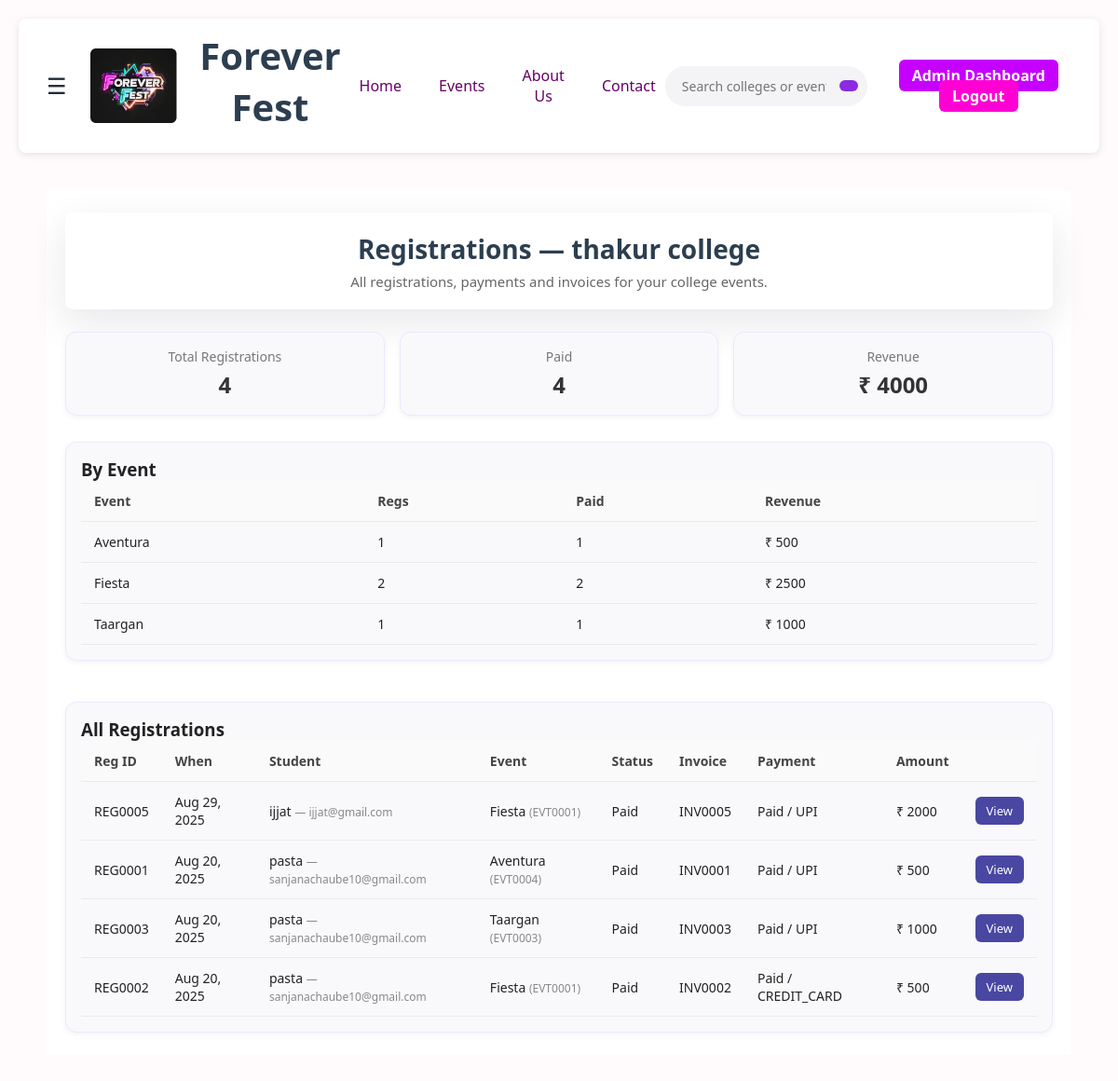
The page /registrations/admin/registrations/ (signed in) on the database its author committed.
### colleges/models.py (models this page shows, shortened)
class College(models.Model):
    college_id  = models.CharField(max_length=20, primary_key=True, unique=True, default=generate_college_id)
    name        = models.CharField(max_length=100, unique=True)
    contact_no  = models.CharField(max_length=15, blank=True, null=True)
    email       = models.EmailField(max_length=120, blank=True, null=True)
    location    = models.CharField(max_length=120, blank=True, null=True)
    owner_admin = models.OneToOneField(
    AdminProfile, on_delete=models.CASCADE, related_name='college',
    null=True, blank=True
    )
    logo  = models.ImageField(upload_to="college_logos/",blank=True,null=True)
    created_at = models.DateTimeField(auto_now_add=True)

### events/models.py (models this page shows, shortened)
class Event(models.Model):
    image_url = models.CharField(max_length=255, blank=True)
    event_id = models.CharField(primary_key=True, max_length=20, default=generate_event_id)
    college = models.ForeignKey(College,to_field="college_id", db_column="college_id",on_delete=models.CASCADE, related_name="events",)
    title = models.CharField(max_length=80)
    description = models.TextField(blank=True)
    date_time = models.DateTimeField(null=True, blank=True)
    location = models.CharField(max_length=120, blank=True)
    created_by = models.ForeignKey(AdminProfile,to_field="admin_id",db_column="created_by",on_delete=models.SET_NULL,null=True,blank=True,related_name="created_events",)
    class Meta:
        db_table = "events"

### accounts/models.py (models this page shows, shortened)
class UserProfile(models.Model):
    user_id = models.CharField(primary_key=True, max_length=20, default=generate_user_id, editable=False)
    username = models.CharField(max_length=25)
    email = models.EmailField(max_length=25, unique=True)
    password = models.CharField(max_length=128)
    profile_info = models.CharField(max_length=50, blank=True, null=True)
    preferences = models.CharField(max_length=20, blank=True, null=True)

### registrations/models.py (models this page shows, shortened)
class Registration(models.Model):
    registration_id = models.CharField(primary_key=True, max_length=20, default=generate_registration_id)
    user = models.ForeignKey(UserProfile, on_delete=models.CASCADE, related_name="registrations")
    event = models.ForeignKey(Event, to_field="event_id", db_column="event_id",on_delete=models.CASCADE, related_name="registrations")
    payment_status = models.CharField(max_length=30, blank=True)
    registration_date = models.DateField(auto_now_add=True)
    class Meta:
        db_table = "registrations"

class Invoice(models.Model):
    invoice_id = models.CharField(primary_key=True, max_length=20, default=generate_invoice_id)
    registration = models.OneToOneField(Registration, on_delete=models.CASCADE, related_name="invoice")
    issued_date = models.DateField(auto_now_add=True)
    details = models.TextField(blank=True)
    class Meta:
        db_table = "invoices"

class Payment(models.Model):
    payment_id = models.CharField(primary_key=True, max_length=20, default=generate_payment_id)
    invoice = models.OneToOneField(Invoice, on_delete=models.CASCADE, related_name="payment")
    amount = models.DecimalField(max_digits=12, decimal_places=2, default=0)
    status = models.CharField(max_length=30, blank=True)
    gateway = models.CharField(max_length=30, blank=True)
    paid_at = models.DateTimeField(null=True, blank=True)
    class Meta:
        db_table = "payments"

### registrations/views.py (the view)
# urls.py: path("admin/registrations/", views.admin_registrations_overview, name="admin_registrations_overview"),
def admin_registrations_overview(request):
    admin = _current_admin(request)
    if not admin:
        messages.error(request, "Please log in as admin.")
        return redirect("admin_login")
    college = getattr(admin, "college", None) or getattr(admin, "linked_college", None)
    if not college:
        messages.info(request, "No college is linked to your admin account yet.")
        return render(request, "registrations/admin_registrations.html", {
            "college": None, "rows": [], "stats": {}, "by_event": [],
        })
    base_qs = (
        Registration.objects
        .filter(event__college=college)
        .select_related("user", "event", "invoice", "invoice__payment")
        .order_by("-registration_date", "-event__date_time")
    )
    total_regs = base_qs.count()
    paid_regs  = base_qs.filter(payment_status__iexact="paid").count()
    pay_qs = Payment.objects.filter(invoice__registration__event__college=college)
    total_revenue = (
        pay_qs.filter(status__iexact="paid")
              .aggregate(total=Coalesce(
                  Sum("amount"),
                  Value(Decimal("0.00")),
                  output_field=DecimalField(max_digits=12, decimal_places=2),
              ))["total"]
    )
    stats = {
        "total_regs": total_regs,
        "paid_regs": paid_regs,
        "total_revenue": total_revenue,
    }
    by_event = (
        base_qs.values("event__title")
               .annotate(
                   regs=Count("registration_id"),
                   paid=Count("registration_id",
                              filter=Q(payment_status__iexact="paid")),
                   revenue=Coalesce(
                       Sum(
                           "invoice__payment__amount",
                           filter=Q(invoice__payment__status__iexact="paid")
                       ),
                       Value(Decimal("0.00")),
                       output_field=DecimalField(max_digits=12, decimal_places=2),
                   ),
               )
               .order_by("event__title")
    )
    rows = []
    for r in base_qs:
        pay = getattr(getattr(r, "invoice", None), "payment", None)
        rows.append({
            "reg_id": r.registration_id,
            "date": r.registration_date,
            "user": r.user,                      # .username / .email in template
            "event_id": r.event.event_id,
            "event_title": r.event.title,
            "event_when": r.event.date_time,
            "status": r.payment_status,
            "invoice_id": getattr(getattr(r, "invoice", None), "invoice_id", None),
            "pay_status": getattr(pay, "status", ""),
            "gateway": getattr(pay, "gateway", ""),
            "amount": getattr(pay, "amount", Decimal("0.00")),
        })
    return render(request, "registrations/admin_registrations.html", {
        "college": college,
        "rows": rows,
        "stats": stats,
        "by_event": by_event,
    })

### registrations/views.py (called while the page is built)
def _current_admin(request):
    aid = request.session.get("admin_id")
    if not aid:
        return None
    try:
        return AdminProfile.objects.select_related("college").get(admin_id=aid)
    except AdminProfile.DoesNotExist:
        return None

### registrations/templates/registrations/admin_registrations.html (shortened to what this page needs)
{% extends "accounts/base.html" %}
{% load static %}
{% block content %}
<link rel="stylesheet" href="{% static 'css/registrations.css' %}">
<div class="reg-wrap">
  <header class="reg-header">
    <h1 class="reg-title">Registrations — {{ college.name }}</h1>
    <p class="reg-sub">All registrations, payments and invoices for your college events.</p>
  </header>
  <div class="reg-grid">
    <div class="reg-card reg-metric">
      <div class="metric-label">Total Registrations</div>
      <div class="metric-value">{{ stats.total_regs|default:0 }}</div>
    </div>
    <div class="reg-card reg-metric">
      <div class="metric-label">Paid</div>
      <div class="metric-value">{{ stats.paid_regs|default:0 }}</div>
    </div>
    <div class="reg-card reg-metric">
      <div class="metric-label">Revenue</div>
      <div class="metric-value">₹ {{ stats.total_revenue|default:0|floatformat:0 }}</div>
    </div>
  </div>
  {% if by_event %}
  <div class="reg-card">
    <h3 class="card-title">By Event</h3>
    <div class="table-wrap">
      <table class="reg-table">
        <thead>
          <tr>
            <th>Event</th><th>Regs</th><th>Paid</th><th>Revenue</th>
          </tr>
        </thead>
        <tbody>
        {% for e in by_event %}
          <tr>
            <td>{{ e.event__title }} </td>
            <td>{{ e.regs|default:0 }}</td>
            <td>{{ e.paid|default:0 }}</td>
            <td>₹ {{ e.revenue|default:0|floatformat:0 }}</td>
          </tr>
        {% endfor %}
        </tbody>
      </table>
    </div>
  </div>
  {% endif %}
   <br> <br>
  <div class="reg-card">
    <h3 class="card-title">All Registrations</h3>
    {% if rows %}
    <div class="table-wrap">
      <table class="reg-table">
        <thead>
          <tr>
            <th>Reg ID</th>
            <th>When</th>
            <th>Student</th>
            <th>Event</th>
            <th>Status</th>
            <th>Invoice</th>
            <th>Payment</th>
            <th>Amount</th>
            <th></th>
          </tr>
        </thead>
        <tbody>
          {% for r in rows %}
          <tr>
            <td>{{ r.reg_id }}</td>
            <td>{{ r.date|date:"M d, Y" }}</td>
            <td>{{ r.user.username }} <small class="muted">— {{ r.user.email }}</small></td>
            <td>{{ r.event_title }} <small class="muted">({{ r.event_id }})</small></td>
            <td>{{ r.status|default:"-"|title }}</td>
            <td>{% if r.invoice_id %}{{ r.invoice_id }}{% else %}<span class="muted">—</span>{% endif %}</td>
            <td>{% if r.pay_status %}{{ r.pay_status|title }} / {{ r.gateway|upper }}{% else %}<span class="muted">—</span>{% endif %}</td>
            <td>₹ {{ r.amount|default:0|floatformat:0 }}</td>
            <td>
              {% if r.invoice_id %}
                <a class="btn-view" href="{% url 'registrations:invoice_detail' r.invoice_id %}">View</a>
              {% endif %}
            </td>
          </tr>
          {% endfor %}
        </tbody>
      </table>
    </div>
    {% else %}
      <p class="muted">No registrations yet.</p>
    {% endif %}
  </div>
</div>
{% endblock %}

### static/css/style.css (style rules this page uses)
body { font-family: 'Inter', sans-serif; margin: 0; padding: 0; background: #fffafc; }
body { background: #F7F8FC; }
a { text-decoration: none; }
body, html { height: 100%; margin: 0; }
:root { --primary-color: #2c3e50; --secondary-color: #3498db; --accent-color: #e74c3c; --light-color: #f5f7fa; --dark-color: #2c4e50; --shadow: 0 4px 6px rgba(0,0,0,.1); --radius: 8px; --page-max-width: 1200px; }
* { margin: 0; padding: 0; box-sizing: border-box; font-family: 'Segoe UI', Tahoma, Geneva, Verdana, sans-serif; }
body { background: var(--light-color); color: var(--dark-color); padding: 20px; }
header { text-align: center; margin-bottom: 40px; padding: 20px 0; background: #fff; box-shadow: var(--shadow); border-radius: var(--radius); }
h1 { color: var(--primary-color); font-size: 2.5rem; margin-bottom: 10px; }
body { margin: 0; font-family: 'Inter', sans-serif; background: #fffafc; color: #222; }

### static/css/registrations.css (style rules this page uses)
:root { --ink:#1a1333; --muted:#7a6d99; --card:#ffffff; --bg:#fcf7ff; --primary:#6c2bd9; --primary-2:#8b5cf6; --ring: rgba(108,43,217,.15); --shadow: 0 14px 40px rgba(34,18,51,.10); }
.reg-wrap { max-width: 880px; margin: 0 auto; padding: 32px 16px 56px; background: var(--bg); }
.reg-card { background: var(--card); border: 1px solid #efe7ff; border-radius: 22px; box-shadow: var(--shadow); padding: 24px 22px; }
a { text-decoration: none; }
.reg-wrap { max-width: 1100px; margin: 40px auto; padding: 24px 20px; background: #fff; }
.reg-header { text-align: center; margin-bottom: 24px; }
.reg-title { font-size: 28px; font-weight: bold; margin-bottom: 6px; }
.reg-sub { color: #666; font-size: 15px; }
.reg-grid { display: grid; grid-template-columns: repeat(auto-fit, minmax(240px, 1fr)); gap: 16px; margin-bottom: 28px; }
.reg-card { background: #f9f9fc; border-radius: 12px; padding: 16px; box-shadow: 0 2px 6px rgba(0,0,0,0.05); }
.reg-metric { text-align: center; }
.metric-label { font-size: 14px; color: #777; }
.metric-value { font-size: 24px; font-weight: bold; margin-top: 4px; color: #333; }
.table-wrap { overflow-x: auto; }
.reg-table { width: 100%; border-collapse: collapse; }
.reg-table th, .reg-table td { padding: 12px 14px; border-bottom: 1px solid #eaeaea; text-align: left; font-size: 14px; }
.reg-table th { background: #fafafa; font-weight: 600; color: #444; }
.btn-view { display: inline-block; padding: 6px 12px; font-size: 13px; border-radius: 6px; background: #4a47a3; color: #fff; text-decoration: none; transition: background 0.2s ease; }
.muted { color: #888; font-size: 12px; }

### rows shown on the page
College: name "thakur college"
Event: event__title "Aventura", regs "1", paid "1", revenue "500"
Event: event__title "Fiesta", regs "2", paid "2", revenue "2500"
Event: event__title "Taargan", regs "1", paid "1", revenue "1000"
UserProfile: reg_id "REG0005", date "Aug 29, 2025", user.username "ijjat", user.email "ijjat@gmail.com", event_title "Fiesta", event_id "EVT0001", status "Paid", invoice_id "INV0005", pay_status "Paid", gateway "UPI", amount "2000"
UserProfile: reg_id "REG0001", date "Aug 20, 2025", user.username "pasta", user.email "sanjanachaube10@gmail.com", event_title "Aventura", event_id "EVT0004", status "Paid", invoice_id "INV0001", pay_status "Paid", gateway "UPI", amount "500", reg_id "REG0003", event_title "Taargan", event_id "EVT0003", invoice_id "INV0003", amount "1000", reg_id "REG0002", event_title "Fiesta", event_id "EVT0001", invoice_id "INV0002", gateway "CREDIT_CARD"

### other values the page prints
{{ stats.total_regs|default:0 }} "4"
{{ stats.paid_regs|default:0 }} "4"
{{ stats.total_revenue|default:0|floatformat:0 }} "4000"
